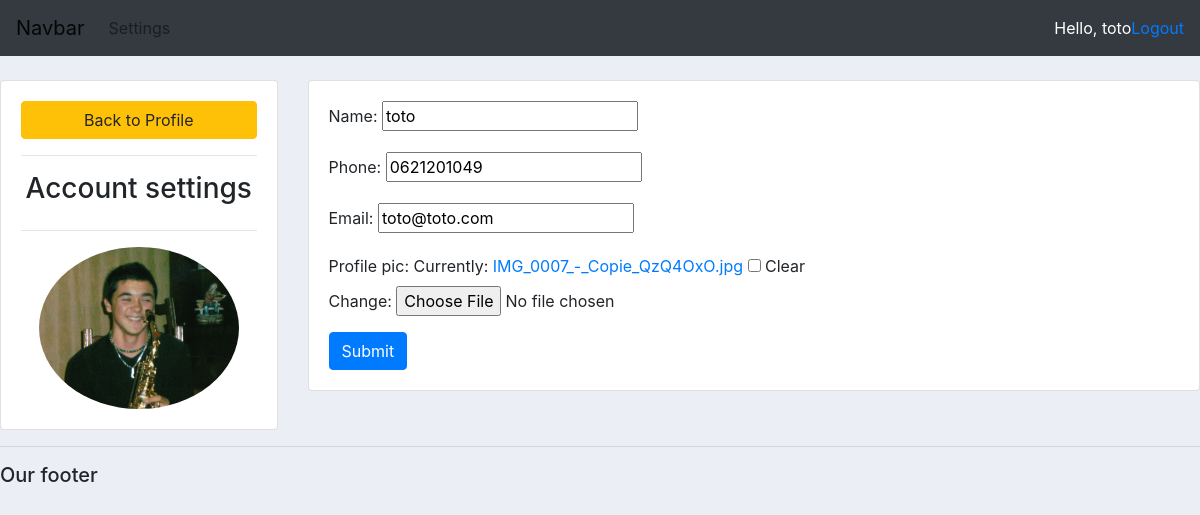
/account/ (signed in), run on the app's committed database.
### accounts/models.py (models this page shows, shortened)
class Customer(models.Model):
    user = models.OneToOneField(User, null=True, on_delete=models.CASCADE)
    name = models.CharField(max_length=200, null=True)
    phone = models.CharField(max_length=10, null=True)
    email = models.CharField(max_length=200, null=True)
    profile_pic = models.ImageField(null=True, blank=True)
    date_created = models.DateTimeField(auto_now_add=True, null=True)

### accounts/decorators.py (the view)
        def wrapper_func(request, *args, **kwargs):
            group = None
            if request.user.groups.exists():
                group = request.user.groups.all()[0].name
            if group in allowed_roles:
                return view_func(request, *args, **kwargs)
            else:
                return HttpResponse('You are not authorized to view this page')

### accounts/forms.py
class CustomerForm(ModelForm):
    class Meta:
        model = Customer
        fields = '__all__'
        exclude = ['user']

### accounts/views.py (called while the page is built)
@login_required(login_url='login')
@allowed_users(allowed_roles=['customer'])
def accountSettings(request):
    customer = request.user.customer
    form = CustomerForm(instance=customer)
    if request.method == 'POST':
        form = CustomerForm(request.POST, request.FILES, instance=customer)
        if form.is_valid:
            form.save()
    context = {'form': form}
    return render(request, 'accounts/account_settings.html', context)

### accounts/templates/accounts/account_settings.html (shortened to what this page needs)
{% extends 'accounts/base.html' %}
{% load static %}
{% block content %}
<br>
<div class="row">
    <div class="col-3">
        <div class="card card-body">
            <a href="{% url 'home' %}" class="btn btn-warning"> Back to Profile</a>
            <hr>
            <h3 class="text-center">Account settings</h3>
            <hr>
            <img src="{{request.user.customer.profile_pic.url}}" alt="" class="profile-pic">
        </div>
    </div>
    <div class="col-9">
        <div class="card card-body">
            <form action="" method="post" enctype="multipart/form-data">
                {{form.as_p}}
                <input type="submit" name="Update Information" class="btn btn-primary">
            </form>
        </div>
    </div>
</div>
{% endblock content %}

### accounts/templates/accounts/navbar.html (shortened to what this page needs)
<nav class="navbar navbar-expand-lg navbar-light bg-dark">
    <a class="navbar-brand" href="#">Navbar</a>
    <div class="collapse navbar-collapse" id="navbarNav">
        <ul class="navbar-nav">
            {% if request.user.is_staff %}
                <li class="nav-item active">
                    <a class="nav-link" href="{% url 'home' %}">Dashboard</a>
                </li>
                <li class="nav-item">
                    <a class="nav-link" href="{% url 'products' %}">Products</a>
                </li>
            {% else %}
                <li class="nav-item">
                    <a class="nav-link" href="{% url 'account' %}">Settings</a>
                </li>
            {% endif %}
        </ul>
    </div>
    <span class="text-white">Hello, {{request.user}}</span>
    <span><a href="{% url 'logout' %}">Logout</a></span>
</nav>

### static/css/main.css (style rules this page uses)
body { background-color: #ebeff5 }

### accounts/templates/accounts/account_settings.html (style rules this page uses)
.profile-pic { max-width: 200px; max-height: 200px; margin: 0 auto; border-radius: 50%; }

### data on the page
Customer: name "toto", phone "0621201049", email "toto@toto.com"

### other printed values
{{ request.user }} "toto"
